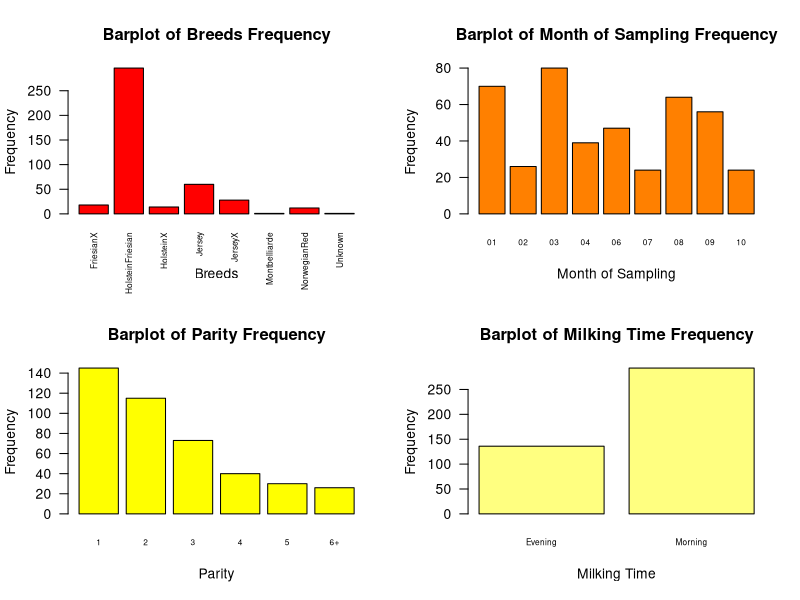
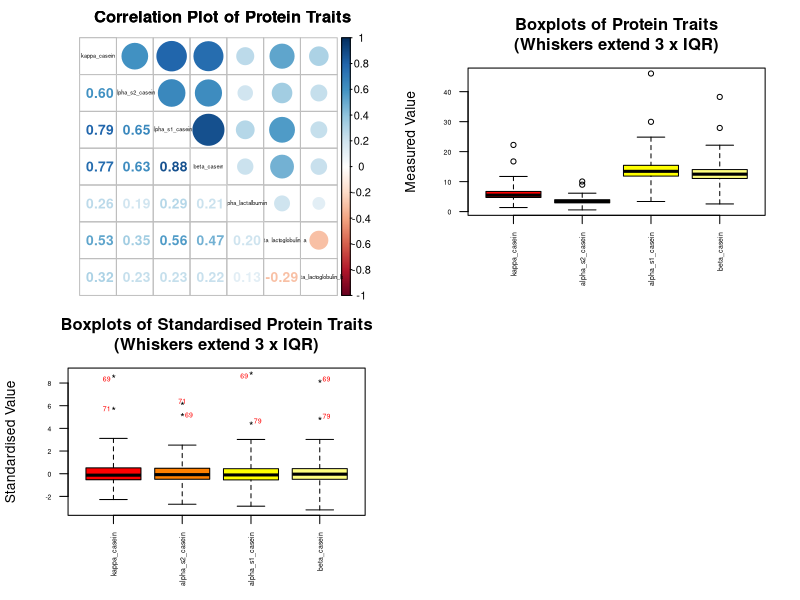
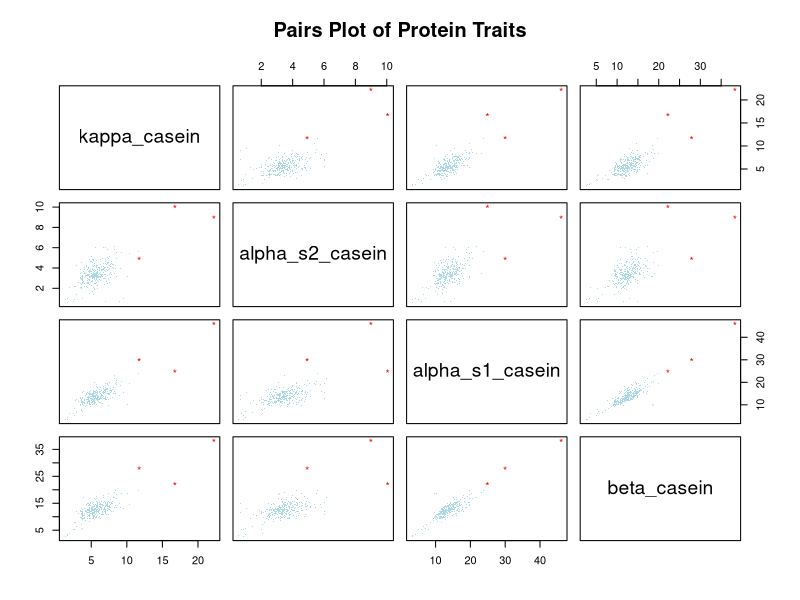
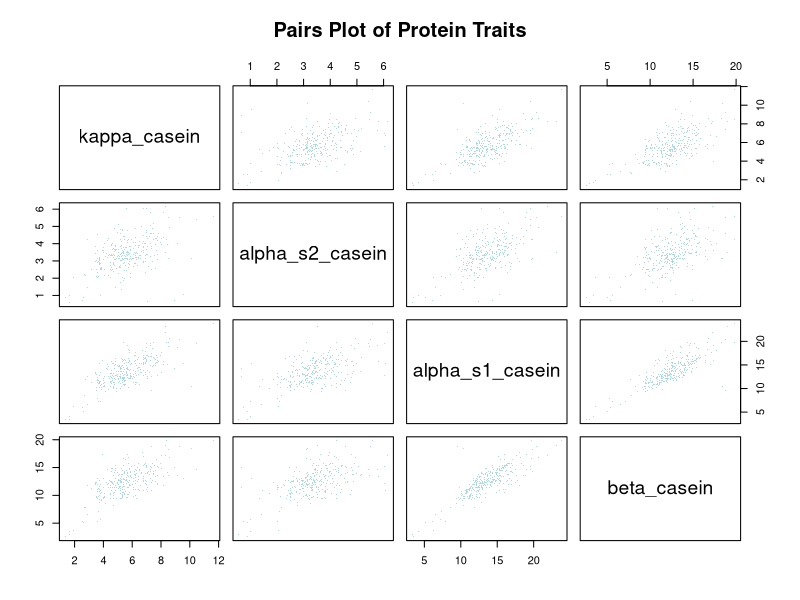
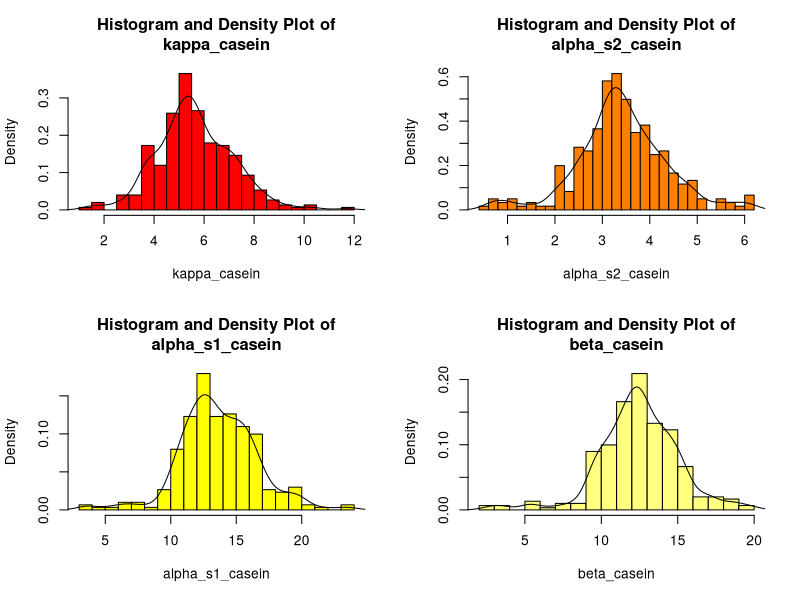
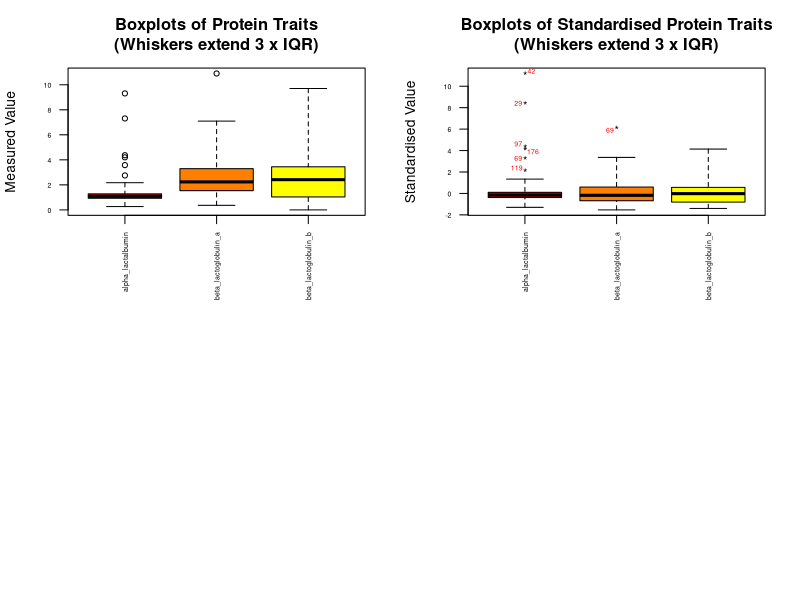
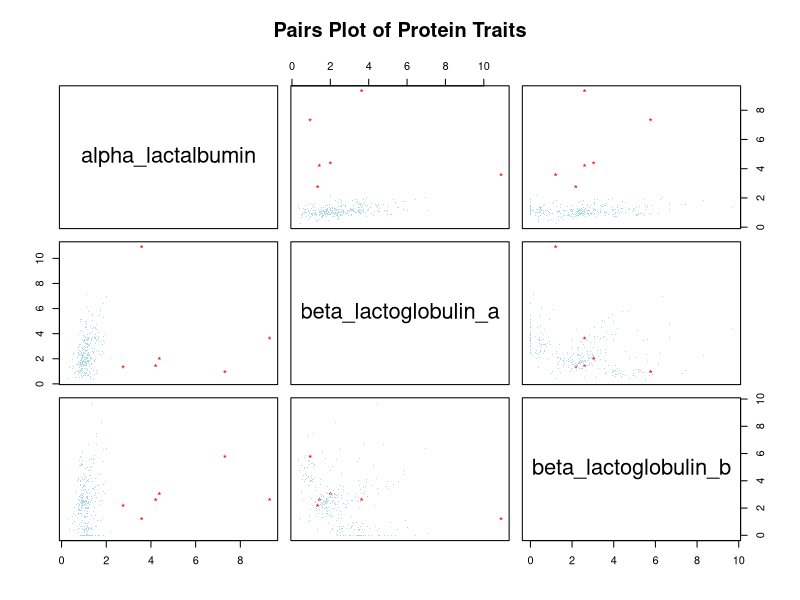
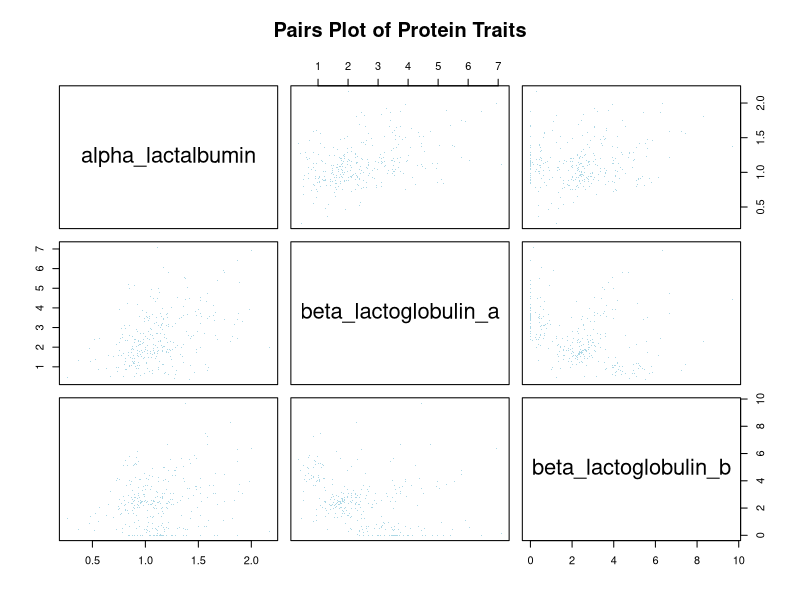

Generate these figures, in order, with R:
## ---- chunk 1
knitr::opts_chunk$set(echo = TRUE)
## ---- chunk 2
## Install the relevant packages (UNCOMMENT THESE IF PACKAGES ARE NOT INSTALLED!)
# install.packages("knitr")
# install.packages("corrplot")
# install.packages("car")
# install.packages("cluster")
# install.packages("e1071")
# install.packages("MASS")
# install.packages("class")

## Load relevant libraries
library(knitr)
library(corrplot)
library(car)
library(cluster)
library(e1071)
library(MASS)
library(class)
## ---- chunk 3
# Load data from .csv file (in "Data" folder within working directory)
rawdata <- read.csv("Data/Milk_MIR_Traits_data.csv")

# set seed to my student no.
set.seed(20203868)
# Generate random integer between 1 and number of rows in the data set
drop_index <- sample(nrow(rawdata), 1)
# Remove row of the randomly generated index from the data
rawdata <- rawdata[-drop_index, ]

# Remove any columns that will not be used during the analysis etc.
# Save in a new data frame called "milkdata"
milkdata <- rawdata[-c(5:6, 14:39, 41:43, 46, 51)]

# Look at the structure of the data
str(milkdata[1:18])
## ---- chunk 4
# Replace all Breeds containing "FRX" with "FriesianX"
milkdata$Breed[sapply("frx", grepl, milkdata$Breed, ignore.case = TRUE)] <- "FriesianX"
# Replace all Breeds containing "hox" with "HolsteinX"
milkdata$Breed[sapply("hox", grepl, milkdata$Breed, ignore.case = TRUE)] <- "HolsteinX"
# Replace all Breeds containing "jex" with "JerseyX"
milkdata$Breed[sapply("jex", grepl, milkdata$Breed, ignore.case = TRUE)] <- "JerseyX"
# Replace all Breeds equalling "Hol Fri" with "HolsteinFriesian"
milkdata$Breed[milkdata$Breed=="Hol Fri"] <- "HolsteinFriesian"
# Replace all Breeds equalling "je" with "Jersey"
milkdata$Breed[milkdata$Breed=="JE"] <- "Jersey"
# Replace all Breeds equalling "MO" with "Montbelliarde"
milkdata$Breed[milkdata$Breed=="MO"] <- "Montbelliarde"
# Replace all Breeds equalling "NR" with "NorwegianRed"
milkdata$Breed[milkdata$Breed=="NR"] <- "NorwegianRed"
# Replace unfilled entries  for Breeds with "Unknown"
milkdata$Breed[milkdata$Breed==""] <- "Unknown"

# Make Breed column a factor
milkdata$Breed <- as.factor(milkdata$Breed)

# View frequency table for Breed data
kable(t(table(milkdata$Breed)), align = 'c')
## ---- chunk 5
# Set all values of Parity greater than 5 to "6+"
milkdata$Parity[milkdata$Parity > 5] <- "6+"
# make Parity column a factor
milkdata$Parity <- as.factor(milkdata$Parity)

# View frequency table for Parity data
kable(t(table(milkdata$Parity)), align = 'c')
## ---- chunk 6
# Create vector of strings representing month numbers
months <- c("01", "02", "03", "04", "05", "06", "07", "08", "09", "10", "11", "12")

# Loop through each month, replace date with Month 
for(MM in months) {
  milkdata$Date_of_sampling[sapply(paste0("/", MM, "/"), grepl, milkdata$Date_of_sampling)] <- MM
}

# make Date_of_sampling column a factor
milkdata$Date_of_sampling <- as.factor(milkdata$Date_of_sampling)

# View frequency table for Date_of_sampling data
kable(t(table(milkdata$Date_of_sampling)), align = 'c')
## ---- chunk 7
# Set Milking time values of 1 to morning, 2 to evening
milkdata$Milking_Time[milkdata$Milking_Time == 1] <- "Morning"
milkdata$Milking_Time[milkdata$Milking_Time == 2] <- "Evening"

# make Milking_Time column a factor
milkdata$Milking_Time <- as.factor(milkdata$Milking_Time)

# View frequency table for MilkingTime data
kable(t(table(milkdata$Milking_Time)), align = 'c')
## ---- chunk 8
# set plot window to 2 rows x 2 columns
par(mfrow=c(2,2))

# vector of labels for barplots
cats_vec <- c("Breeds", "Month of Sampling", "Parity", "Milking Time")
# vector for label orientation
las_vec <- c(2,1,1,1)

# loop through each categorical trait
for(i in 1:4){
  barplot(table(milkdata[,i]), las=las_vec[i], ylab = "Frequency", xlab = cats_vec[i],
          main = paste("Barplot of", cats_vec[i], "Frequency"), col = heat.colors(4)[i], cex.names = 0.6)
}
## ---- chunk 9
# Create data frame of protein traits 
milk_prot <- milkdata[,5:11]

# Create correlation plot for all protein traits
milk_prot_cor <- cor(na.omit(milk_prot))
corrplot.mixed(milk_prot_cor, tl.cex=0.4, tl.col="black", main = "         Correlation Plot of Protein Traits", mar = c(0,0,2,0))
## ---- chunk 10
# Drop rows that include NAs
milk_prot <- na.omit(milk_prot)
rownames(milk_prot) <- 1:nrow(milk_prot)

# boxplot
boxplot(milk_prot[,1:4], range=3, las=2, cex.axis=0.5, col=heat.colors(4), main="Boxplots of Protein Traits\n(Whiskers extend 3 x IQR)", ylab="Measured Value")
## ---- chunk 11
# Boxplot of first 4 protein traits
bp1 <- Boxplot(scale(milk_prot[,1:4]), pch="*", range=3,
        id=list(cex=0.5, location="avoid", col="red"),
        las=2, cex.axis=0.5, col=heat.colors(4),
        main="Boxplots of Standardised Protein Traits\n(Whiskers extend 3 x IQR)", ylab="Standardised Value")
## ---- chunk 12
# get indices of outliers
inds <- unique(as.numeric(bp1))

# create vector of 1s and 2s corresponding to outliers
colvec <- rep(1, nrow(milk_prot))
colvec[inds] <- 2

# Pairs plot of the first 4 protein traits
pairs(milk_prot[,1:4], pch=c(".", "*")[colvec], col=c("lightblue", "red")[colvec], main="Pairs Plot of Protein Traits")
## ---- chunk 13
# Updated Pairs plot of the first 4 protein traits
pairs(milk_prot[-inds,1:4], pch=".", col="lightblue", main="Pairs Plot of Protein Traits")


# get summary stats of reduced dataset
sumtab1 <- as.data.frame(apply(milk_prot[-inds, 1:4], 2, summary))

# get stand.dev. values for reduced dataset
sds1 <-apply(milk_prot[-inds, 1:4], 2, sd)

# get shapiro wilkes test statistic values for reduced dataset (normality test)
sw1 <- NULL
# loop through indices of relevant columns
for(i in 1:4) {
  # calculate W value for the current column
  sw1 <- c(shapiro.test(milk_prot[-inds,i])$statistic, sw1)
}

# bind stand. deviations and shapiro wilk W values to summary data frame
sumtab1 <- round(rbind(sumtab1, sds1, sw1), 3)
rownames(sumtab1)[7:8] <- c("St.Dev", "W")

# print table of summary statistics
kable(sumtab1, align = 'c')
## ---- chunk 14
# set plot window to 2 rows x 2 columns
par(mfrow=c(2,2))

# loop through each trait
for(i in 1:4){
  # Plot probability density histogram of selected trait
  hist(milk_prot[-inds,i], freq = FALSE, breaks = 20, 
       main = paste0("Histogram and Density Plot of\n", names(milk_prot)[i]), 
       xlab = names(milk_prot)[i], col = heat.colors(4)[i])
  
  # plot density plot of selected trait
  lines(density(milk_prot[-inds,i]))
}
## ---- chunk 15
# boxplot
boxplot(milk_prot[,5:7], range=3, las=2, cex.axis=0.5, col=heat.colors(4), main="Boxplots of Protein Traits\n(Whiskers extend 3 x IQR)", ylab="Measured Value")
## ---- chunk 16
# Boxplot of first 4 protein traits
bp2 <- Boxplot(scale(milk_prot[,5:7]), pch="*", range=3,
        id=list(cex=0.5, location="avoid", col="red"),
        las=2, cex.axis=0.5, col=heat.colors(4),
        main="Boxplots of Standardised Protein Traits\n(Whiskers extend 3 x IQR)", ylab="Standardised Value")
## ---- chunk 17
# get indices of outliers
inds2 <- unique(as.numeric(bp2))

# create vector of 1s and 2s corresponding to outliers
colvec <- rep(1, nrow(milk_prot))
colvec[inds2] <- 2

# Pairs plot of the first 4 protein traits
pairs(milk_prot[,5:7], pch=c(".", "*")[colvec], col=c("lightblue", "red")[colvec], main="Pairs Plot of Protein Traits")
## ---- chunk 18
# Updated Pairs plot of the first 4 protein traits
pairs(milk_prot[-inds2,5:7], pch=".", col="lightblue", main="Pairs Plot of Protein Traits")


# get summary stats of reduced dataset
sumtab2 <- as.data.frame(apply(milk_prot[-inds2, 5:7], 2, summary))

# get stand.dev. values for reduced dataset
sds2 <-apply(milk_prot[-inds2, 5:7], 2, sd)

# get shapiro wilkes test statistic values for reduced dataset (normality test)
sw2 <- NULL
# loop through indices of relevant columns
for(i in 5:7) {
  # calculate W value for the current column
  sw2 <- c(shapiro.test(milk_prot[-inds2,i])$statistic, sw2)
}

# bind stand. deviations and shapiro wilk W values to summary data frame
sumtab2 <- rbind(sumtab2, sds2, sw2)
rownames(sumtab2)[7:8] <- c("St.Dev", "W")

# print table of summary statistics
kable(sumtab2, align = 'c')
## ---- chunk 19
# set plot window to 2 rows x 2 columns
par(mfrow=c(2,2))

# loop through each trait
for(i in 5:7){
  # Plot probability density histogram of selected trait
  hist(milk_prot[-inds2, i], freq = FALSE, breaks = 20, 
       main = paste0("Histogram and Density Plot of\n", names(milk_prot)[i]), 
       xlab = names(milk_prot)[i], col = heat.colors(3)[i-4])
  
  # plot density plot of selected trait
  lines(density(milk_prot[-inds2, i]))
}
## ---- chunk 20
# Create data frame of technological traits 
milk_tech <- milkdata[,12:18]

# Create correlation plot for all protein traits
milk_tech_cor <- cor(na.omit(milk_tech))
corrplot.mixed(milk_tech_cor, tl.cex=0.4, tl.col="black", 
               main = "         Correlation Plot of Technological Traits", mar = c(0,0,2,0))
## ---- chunk 21
# Drop rows that include NAs
milk_tech <- na.omit(milk_tech)
rownames(milk_tech) <- 1:nrow(milk_tech)

# boxplot of first 3 tech traits
boxplot(milk_tech[,1:3], range=3, las=2, cex.axis=0.5, col=heat.colors(3), main="Boxplots of Technological Traits\n(Whiskers extend 3 x IQR)", ylab="Measured Value")
## ---- chunk 22
# Boxplot of first 3 tech traits
bp3 <- Boxplot(scale(milk_tech[,1:3]), pch="*", range=3,
        id=list(cex=0.5, location="avoid", col="red"),
        las=2, cex.axis=0.5, col=heat.colors(3),
        main="Boxplots of Standardised Technological Traits\n(Whiskers extend 3 x IQR)", ylab="Standardised Value")
## ---- chunk 23
# get indices of outliers
inds3 <- unique(as.numeric(bp3))

# create vector of 1s and 2s corresponding to outliers
colvec <- rep(1, nrow(milk_tech))
colvec[inds3] <- 2

# Pairs plot of the first 4 protein traits
pairs(milk_tech[,1:3], pch=c(".", "*")[colvec], col=c("lightblue", "red")[colvec], main="Pairs Plot of Technological Traits")
## ---- chunk 24
# Updated Pairs plot of the first 4 protein traits
pairs(milk_tech[-inds3, 1:3], pch=".", col="lightblue", main="Pairs Plot of Technological Traits")


# get summary stats of reduced dataset
sumtab3 <- as.data.frame(apply(milk_tech[-inds3, 1:3], 2, summary))

# get stand.dev. values for reduced dataset
sds3 <- apply(milk_tech[-inds3, 1:3], 2, sd)

# get shapiro wilkes test statistic values for reduced dataset (normality test)
sw3 <- NULL
# loop through indices of relevant columns
for(i in 1:3) {
  # calculate W value for the current column
  sw3 <- c(shapiro.test(milk_tech[-inds3, i])$statistic, sw3)
}

# bind stand. deviations and shapiro wilk W values to summary data frame
sumtab3 <- rbind(sumtab3, sds3, sw3)
rownames(sumtab3)[7:8] <- c("St.Dev", "W")

# print table of summary statistics
kable(sumtab3, align = 'c')
## ---- chunk 25
# set plot window to 2 rows x 2 columns
par(mfrow=c(2,2))

# loop through each trait
for(i in 1:3){
  # Plot probability density histogram of selected trait
  hist(milk_tech[-inds3,i], freq = FALSE, breaks = 20, 
       main = paste0("Histogram and Density Plot of\n", names(milk_tech)[i]), 
       xlab = names(milk_tech)[i], col = heat.colors(3)[i])
  
  # plot density plot of selected trait
  lines(density(milk_tech[-inds3,i]))
}
## ---- chunk 26
# boxplot of last 4 technological traits
boxplot(milk_tech[,4:7], range=3, las=2, cex.axis=0.5, col=heat.colors(4), main="Boxplots of Technological Traits\n(Whiskers extend 3 x IQR)", ylab="Measured Value")
## ---- chunk 27
# Boxplot of last 4 tech traits
bp4 <- Boxplot(scale(milk_tech[,4:7]), pch="*", range=3,
        id=list(cex=0.5, location="avoid", col="red"),
        las=2, cex.axis=0.5, col=heat.colors(4),
        main="Boxplots of Standardised Technological Traits\n(Whiskers extend 3 x IQR)", ylab="Standardised Value")
## ---- chunk 28
# get indices of outliers
inds4 <- unique(as.numeric(bp4))

# create vector of 1s and 2s corresponding to outliers
colvec <- rep(1, nrow(milk_tech))
colvec[inds4] <- 2
colvec[which(milk_tech[,5]==0)] <- 3

# Pairs plot of the last 4 tech traits
pairs(milk_tech[,4:7], pch=c(".", "*", "^")[colvec], col=c("lightblue", "red", "darkgreen")[colvec], main="Pairs Plot of Technological Traits")
## ---- chunk 29
# Updated Pairs plot of the last 4 protein traits
pairs(milk_tech[-c(inds4, which(milk_tech[,5]==0)), 4:7], pch=".", col="lightblue", main="Pairs Plot of Technological Traits")


# get summary stats of reduced dataset
sumtab4 <- as.data.frame(apply(milk_tech[-c(inds4, which(milk_tech[,5]==0)), 4:7], 2, summary))

# get stand.dev. values for reduced dataset
sds4 <- apply(milk_tech[-c(inds4, which(milk_tech[,5]==0)), 4:7], 2, sd)

# get shapiro wilkes test statistic values for reduced dataset (normality test)
sw4 <- NULL
# loop through indices of relevant columns
for(i in 4:7) {
  # calculate W value for the current column
  sw4 <- c(shapiro.test(milk_tech[-c(inds4, which(milk_tech[,5]==0)), i])$statistic, sw4)
}

# bind stand. deviations and shapiro wilk W values to summary data frame
sumtab4 <- rbind(sumtab4, sds4, sw4)
rownames(sumtab4)[7:8] <- c("St.Dev", "W")

# print table of summary statistics
kable(sumtab4, align = 'c')
## ---- chunk 30
# set plot window to 2 rows x 2 columns
par(mfrow=c(2,2))

# loop through each trait
for(i in 4:7){
  # Plot probability density histogram of selected trait
  hist(milk_tech[-c(which(milk_tech[,5]==0), inds4), i], freq = FALSE, breaks = 20, 
       main = paste0("Histogram and Density Plot of\n", names(milk_tech)[i]), 
       xlab = names(milk_tech)[i], col = heat.colors(4)[i-3])
  
  # plot density plot of selected trait
  lines(density(milk_tech[-c(which(milk_tech[,5]==0), inds4), i]))
}
## ---- chunk 31
# Create data frame with wavelength data only
milk_waves <- na.omit(milkdata[, -c(1:18)])

# create vector of wavenumbers (drop "X" from columm names)
wavenums <- as.numeric(substring(names(milk_waves), 2))
# create vectors of spectral ranges (column indices)
range1 <- 1:172; range2 <- 173:502; range3 <- 503:529;
## ---- chunk 32
# plot wave data
matplot(wavenums, t(milk_waves), xlab = "wavenumber (cm^-1)", ylab = "Absorbance [Log(1/T)]", type="n")
matlines(wavenums[range1], t(milk_waves[,range1]), lwd = 1, type="l", lty = 1)
matlines(wavenums[range2], t(milk_waves[,range2]), lwd = 1, type="l", lty = 1)
matlines(wavenums[range3], t(milk_waves[,range3]), lwd = 1, type="l", lty = 1)

# Get standard deviation for each column
stDevWaves <- apply(milk_waves, 2, sd)
# divide each column of data frame by its standard deviation
stdwaves <- sweep(milk_waves, 2, stDevWaves, "/")

# plot standardised waves data
matplot(wavenums, t(stdwaves), xlab = "wavenumber (cm^-1)", ylab = "Standardised Absorbance", type="n")
matlines(wavenums[range1], t(stdwaves[,range1]), lwd = 1, type="l", lty = 1)
matlines(wavenums[range2], t(stdwaves[,range2]), lwd = 1, type="l", lty = 1)
matlines(wavenums[range3], t(stdwaves[,range3]), lwd = 1, type="l", lty = 1)

# plot standardised & centered waves data
matplot(wavenums, t(scale(stdwaves)), xlab = "wavenumber (cm^-1)", ylab = "Standardised & Centered Absorbance", type="n")
matlines(wavenums[range1], t(scale(stdwaves[,range1])), lwd = 1, type="l", lty = 1)
matlines(wavenums[range2], t(scale(stdwaves[,range2])), lwd = 1, type="l", lty = 1)
matlines(wavenums[range3], t(scale(stdwaves[,range3])), lwd = 1, type="l", lty = 1)
## ---- chunk 33
# create empty vector to store within group sum of squares values
WGSS <- rep(0,10)

# calculate WGSS for solution with 1 cluster
n <- nrow(stdwaves)
WGSS[1] <- (n-1) * sum(apply(stdwaves, 2, var))

# calculate WGSS values for 2 to 10 clusters
for(k in 2:10) {
  WGSS[k] <- sum(kmeans(stdwaves, centers = k, nstart = 50)$withinss)
}

# Plot WGSS vs K
plot(1:10, WGSS, type="b", xlab="K", ylab="Within group sum of squares",
     main = "WGSS Values for K-means Clustering (K=1:10)", col = "blue")

## ---- chunk 34
K <- 10
# create empty vectors to store within group sum of squares/between sum of squares
WSS <- BSS <- rep(NA, K)
for(k in 1:K) {
  # run kmeans for each value of k
  fit <- kmeans(stdwaves, centers = k, nstart = 50)
  WSS[k] <- fit$tot.withinss # store total within sum of squares
  BSS[k] <- fit$betweenss # store between sum of squares
}

# compute Calinski-Harabasz index for each value of K
N <- nrow(stdwaves)
ch <- (BSS / (1:K-1)) / (WSS / (N-1:K))
# the value of CH index for K = 1 is set to zero
ch[1] <- 0

par(mfrow=c(1,1))
# plot Calinski-Harabasz index for each value of K
plot(1:K, ch, type ="b", ylab ="Calinski-Harabasz index", xlab ="K", col = "blue",
     main = "Calinski-Harabasz Index Values for K-means Clustering (K=1:10)")
## ---- chunk 35
# try kmeans clustering with k=3:4
fit3 <- kmeans(stdwaves, centers = 3, nstart = 50)
fit4 <- kmeans(stdwaves, centers = 4, nstart = 50)

# create empty data frame and vector for storing adjusted rand values
randTable <- data.frame()
new_row <- NULL

# loop through the 4 categorical traits in the data set
for(i in 1:4){
  # get adjusted rand index values for K=3:4 for current variable
  new_row <- c(
          classAgreement(table(fit3$cluster, milkdata[,i]))$crand,
          classAgreement(table(fit4$cluster, milkdata[,i]))$crand)
  
  # get adjusted rand index values for K=3:4 for current variable
  randTable <- rbind(randTable, new_row)  
}

# round values in table to 2 decimal places
randTable <- round(randTable, 2)
# set row and column names
rownames(randTable) <- names(milkdata[,1:4])
names(randTable) <- c("K = 3", "K = 4")
# print table of adjusted rand index values
kable(randTable, align = 'c')
## ---- chunk 36
# check if any NA values are in milking time column, save index values
MT_NA <- which(is.na(milkdata$Milking_Time))

# symbols and colours vector
symb <-c(15, 16, 17, 18)
col <-c("darkorange2","deepskyblue3","magenta3", "darkgreen")

#  create factor of fit3 cluster data
fit3clust <- as.factor((fit3$cluster)[-MT_NA])
levels(fit3clust) <- c("Cluster 1", "Cluster 2", "Cluster 3")

# plot standardised spectra with colours corresponding to clusters (K = 3)
matplot(wavenums, t(scale(stdwaves[-MT_NA,])), type="n", xlab = "wavenumber (cm^-1)", ylab = "Standardised & Centered Absorbance")
legend("topleft", legend = c("Cluster 1", "Cluster 2", "Cluster 3"), col = col[1:3], lty = 1, bty = "n", cex = 0.8)
matlines(wavenums[range1], t(scale(stdwaves[-MT_NA,range1])), col = adjustcolor(col[fit3clust], 0.2), lwd = 1, type="l", lty = 1)
matlines(wavenums[range2], t(scale(stdwaves[-MT_NA,range2])), col = adjustcolor(col[fit3clust], 0.2), lwd = 1, type="l", lty = 1)
matlines(wavenums[range3], t(scale(stdwaves[-MT_NA,range3])), col = adjustcolor(col[fit3clust], 0.2), lwd = 1, type="l", lty = 1)


# plot standardised spectra with colours corresponding to Milking_Time group
matplot(wavenums, t(scale(stdwaves)), type = "n", xlab = "wavenumber (cm^-1)", ylab = "Standardised & Centered Absorbance")
legend("topleft", legend = c("Evening", "Morning"), col = col[1:2], lty = 1, bty = "n", cex = 0.8)
matlines(wavenums[range1], t(scale(stdwaves[-MT_NA,range1])), col = adjustcolor(col[(milkdata$Milking_Time)[-MT_NA]], 0.2), lwd = 1, type="l", lty = 1)
matlines(wavenums[range2], t(scale(stdwaves[-MT_NA,range2])), col = adjustcolor(col[(milkdata$Milking_Time)[-MT_NA]], 0.2), lwd = 1, type="l", lty = 1)
matlines(wavenums[range3], t(scale(stdwaves[-MT_NA,range3])), col = adjustcolor(col[(milkdata$Milking_Time)[-MT_NA]], 0.2), lwd = 1, type="l", lty = 1)

# compare kmeans clustering (k=3) with Milking_Time
tab <- table(fit3clust, (milkdata$Milking_Time)[-MT_NA])

# print table
kable(tab, align = 'c')

# print rand index and adjusted rand index values
cat("Rand index:", classAgreement(tab)$rand)
cat("Adjusted Rand Index", classAgreement(tab)$crand)
## ---- chunk 37
# Create vector of ones
HeatStability10 <- rep(1, nrow(stdwaves))
# set value to 2 if corresponding row has Heat Stability > 10
# value is 1 if <=10, value is 2 if >10
HeatStability10[milkdata$Heat_stability > 10] <- 2

# create new data frame which is a copy of stdwaves
stdwaves1 <- stdwaves
# add HeatStability10 column to the data frame
stdwaves1$HS10 <- HeatStability10
## ---- chunk 38
# proportion of rows to be reserved for test data
test_split <- 0.25

# number of rows to be reserved for test data
num_test_inds <- floor(test_split * nrow(stdwaves1))

# generate indices for training and test data
test_ind <- sample(1:nrow(stdwaves1), num_test_inds)
train_ind <- setdiff(1:nrow(stdwaves1), test_ind)

# plot standardised spectra with colours corresponding to Heat Stability less than / greater than 10 minutes
matplot(wavenums, t(scale(stdwaves[test_ind,])), type="n", xlab = "wavenumber (cm^-1)", ylab = "Standardised & Centered Absorbance")
legend("topleft", legend = c("<10 (Actual)", ">10 (Actual)"), col = col[1:2], lty = 1, bty = "n", cex = 0.8)
matlines(wavenums[range1], t(scale(stdwaves[train_ind, range1])), col = adjustcolor(col[HeatStability10[train_ind]], 0.3), lwd = 1, type="l", lty = 1)
matlines(wavenums[range2], t(scale(stdwaves[train_ind, range2])), col = adjustcolor(col[HeatStability10[train_ind]], 0.3), lwd = 1, type="l", lty = 1)
matlines(wavenums[range3], t(scale(stdwaves[train_ind, range3])), col = adjustcolor(col[HeatStability10[train_ind]], 0.3), lwd = 1, type="l", lty = 1)
## ---- chunk 39
# empty vector to hold misclassification values for each k
vec <- NULL

# test values of neighbours considered for knn from 1 to 30
for(kk in 1:30) {
  
  # empty vector to hold misclassification values
  vec2 <- NULL
  
  # run knn algorithm 10 times for each k, take average misclassification
  for(i in 1:10){
    # Perform k nearest neighbours cross validation (leave one out)
    knn.res <- knn.cv(stdwaves[train_ind,], cl=HeatStability10[train_ind], k=kk)
    # create table comparing knn result to actual heat stability classification vector
    tab <- table(knn.res, HeatStability10[train_ind])
    # add misclassification rate of current knn classification
    vec2 <- c(vec2, 1 - sum(diag(tab)) / sum(tab) )
  
  }
  # add average misclassification rate of current k to vec
  vec <- c(vec, mean(vec2))
}

# plot misclassification rate versus K
plot(1:30, vec, main = "Misclassification Rate vs K Value", xlab = "Number of Neighbours", ylab = "Misclassification Rate", type = "l")
# plot red point at min. value
points(which(vec == min(vec))[1], min(vec), col = "red")
## ---- chunk 40
# perform knn cross validation again with optimum k (=27)
knn.res <- knn.cv(stdwaves[train_ind,], cl=HeatStability10[train_ind], k=27)

# create table of confusion matrix
tab <- table(knn.res, HeatStability10[train_ind])

# rename table rows and columns
rownames(tab) <- c("LT10 (KNN)", "GT10 (KNN)")
colnames(tab) <- c("LT10 (Actual)", "GT10 (Actual)")

# print table
kable(tab, align = 'c')

cat("Misclassification Rate (KNN): ", 1 - sum(diag(tab)) / sum(tab))
## ---- chunk 41
# use knn to predict test data classes from training data, K=27
knn.res <- knn(stdwaves[train_ind,], stdwaves[test_ind,], cl = HeatStability10[train_ind], k = 27)

# create confusion matrix table
tab <- table(knn.res, HeatStability10[test_ind])

# rename table rows and columns
rownames(tab) <- c("LT10 (KNN)", "GT10 (KNN)")
colnames(tab) <- c("LT10 (Actual)", "GT10 (Actual)")

# print table
kable(tab, align = 'c')

cat("Test Misclassification Rate (KNN): ", 1 - sum(diag(tab)) / sum(tab))
## ---- chunk 42
# perform PCA on training data
fit <- prcomp(stdwaves1[train_ind,])

# get principal components for training data
newspectra = predict(fit)

# pairs plot of first 4 columns of spectral data
pairs(stdwaves[train_ind,1:3], pch=c(1,4)[HeatStability10[train_ind]], 
      col=adjustcolor(c("red", "blue"), 0.5)[HeatStability10[train_ind]], cex = 0.8,
      main = "Pairs Plot of First 3 Wavenumbers")
## ---- chunk 43
# pairs plot of first 4 Principal Components
pairs(newspectra[,1:3], pch=c(1,3)[HeatStability10[train_ind]], 
      col=adjustcolor(c("red", "blue"), 0.5)[HeatStability10[train_ind]], cex = 0.8,
      main = "Pairs Plot of First 4 Principal Components")
## ---- chunk 44
# calculate proportion of variation explained by first 10 PCs
propvar <- rep(0,10)
for(i in 1:10) propvar[i] <- (((fit$sdev)[i])^2)/(sum(fit$sdev^2))

# Plot the proportion of variance explained by first 10 PCs
plot(1:10, propvar, type = "h", main = "Scree Plot of First 10 Principal Components",
     xlab = "Principal Component", ylab = "Proportion of Explained Variance")
points(1:10, propvar, col = "blue", pch = 16)
## ---- chunk 45
#LDA PCA
vec <- NULL
# Loop through 1:15 (number of PCs to be included in model)
for(i in 1:15) {
  # linear discriminant analysis with leave one out cross validation
  lda.res.cv <- lda((stdwaves1$HS10)[train_ind] ~ newspectra[,1:i], CV = TRUE)
  # cross tabulation between lda classification and actual heat stability classes
  tab <- table(lda.res.cv$class, HeatStability10[train_ind])
  # add misclassification to vector
  vec <- c(vec, 1 - sum(diag(tab)) / sum(tab))
}

# plot misclassification rate vs number of 
plot(1:15, vec, type = "b", main = "LDA Misclassification Rate vs\nNumber of Principal Components",
     xlab = "Number of Pricncipal Components Included in Model", ylab = "Misclassification Rate", pch = 16, col = "blue")
## ---- chunk 46
# get principal components for test data
testspectra = predict(fit, newdata = stdwaves1[test_ind,])

# Use optimum number of PCs in LDA
lda.fit <- lda(newspectra[,1:10], (stdwaves1$HS10)[train_ind])

# predict classes for test data
preds <- predict(lda.fit, testspectra[,1:10])$class

# cross tabulation between lda classification and actual heat stability classes
tab <- table(preds, HeatStability10[test_ind])
# rename table rows and columns
rownames(tab) <- c("LT10 (LDA)", "GT10 (LDA)")
colnames(tab) <- c("LT10 (Actual)", "GT10 (Actual)")

# plot confusion matrix
kable(tab, align = 'c')

# print misclassification rate for test data
cat("LDA PDA Test", 1 - sum(diag(tab)) / sum(tab))
## ---- chunk 47
# plot standardised spectra with colours corresponding to predicted heat stability classes
matplot(wavenums, t(scale(stdwaves[test_ind,])), type="n", xlab = "wavenumber (cm^-1)", ylab = "Standardised & Centered Absorbance", main = "PCs: 10")
legend("topleft", legend = c("<10 (predicted)", ">10 (predicted)"), col = col[1:2], lty = 1, bty = "n", cex = 0.8)
matlines(wavenums[range1], t(scale(stdwaves[test_ind, range1])), col = adjustcolor(col[preds], 0.3), lwd = 1.5, type="l", lty = 1)
matlines(wavenums[range2], t(scale(stdwaves[test_ind, range2])), col = adjustcolor(col[preds], 0.3), lwd = 1.5, type="l", lty = 1)
matlines(wavenums[range3], t(scale(stdwaves[test_ind, range3])), col = adjustcolor(col[preds], 0.3), lwd = 1.5, type="l", lty = 1)

# plot standardised spectra with colours corresponding to actual heat stability classes
matplot(wavenums, t(scale(stdwaves[test_ind,])), type="n", xlab = "wavenumber (cm^-1)", ylab = "Standardised & Centered Absorbance", main = "PCs: 10")
legend("topleft", legend = c("<10 (Actual)", ">10 (Actual)"), col = col[1:2], lty = 1, bty = "n", cex = 0.8)
matlines(wavenums[range1], t(scale(stdwaves[test_ind, range1])), col = adjustcolor(col[HeatStability10[test_ind]], 0.3), lwd = 1.5, type="l", lty = 1)
matlines(wavenums[range2], t(scale(stdwaves[test_ind, range2])), col = adjustcolor(col[HeatStability10[test_ind]], 0.3), lwd = 1.5, type="l", lty = 1)
matlines(wavenums[range3], t(scale(stdwaves[test_ind, range3])), col = adjustcolor(col[HeatStability10[test_ind]], 0.3), lwd = 1.5, type="l", lty = 1)


tab <- table(preds, HeatStability10[test_ind])
tab
# plot standardised spectra with colours corresponding to correct/incorrect predictions
matplot(wavenums, t(scale(stdwaves[test_ind,])), type="n", xlab = "wavenumber (cm^-1)", ylab = "Standardised & Centered Absorbance", main = "PCs: 10")
legend("topleft", legend = c("Incorrectly Classified", "Correctly Classified"), col = c("red", "gray"), lty = 1, bty = "n", cex = 0.8)
matlines(wavenums[range1], t(scale(stdwaves[test_ind, range1])), col = adjustcolor(c("red", "gray")[(preds == HeatStability10[test_ind])+1], 0.3), lwd = 1.5, type="l", lty = 1)
matlines(wavenums[range2], t(scale(stdwaves[test_ind, range2])), col = adjustcolor(c("red", "gray")[(preds == HeatStability10[test_ind])+1], 0.3), lwd = 1.5, type="l", lty = 1)
matlines(wavenums[range3], t(scale(stdwaves[test_ind, range3])), col = adjustcolor(c("red", "gray")[(preds == HeatStability10[test_ind])+1], 0.3), lwd = 1.5, type="l", lty = 1)


# Test using 11 and 12 PCs in LDA
for(i in 12:13){
  lda.fit <- lda(newspectra[,1:i], (stdwaves1$HS10)[train_ind])
  # predict classes for test data
  preds <- predict(lda.fit, testspectra[,1:i])$class
  tab <- table(preds, HeatStability10[test_ind])
  
  # plot standardised spectra with colours corresponding to correct/incorrect predictions
  matplot(wavenums, t(scale(stdwaves[test_ind,])), type="n", xlab = "wavenumber (cm^-1)", ylab = "Standardised & Centered Absorbance", 
          main = paste0("PCs: ", i,", Misclassification Rate: ", round(1 - sum(diag(tab)) / sum(tab), 2)))
  legend("topleft", legend = c("Incorrectly Classified", "Correctly Classified"), col = c("red", "gray"), lty = 1, bty = "n", cex = 0.8)
  matlines(wavenums[range1], t(scale(stdwaves[test_ind, range1])), 
           col = adjustcolor(c("red", "gray")[(preds == HeatStability10[test_ind])+1], 0.3), lwd = 1.5, type="l", lty = 1)
  matlines(wavenums[range2], t(scale(stdwaves[test_ind, range2])), 
           col = adjustcolor(c("red", "gray")[(preds == HeatStability10[test_ind])+1], 0.3), lwd = 1.5, type="l", lty = 1)
  matlines(wavenums[range3], t(scale(stdwaves[test_ind, range3])), 
           col = adjustcolor(c("red", "gray")[(preds == HeatStability10[test_ind])+1], 0.3), lwd = 1.5, type="l", lty = 1)
}

